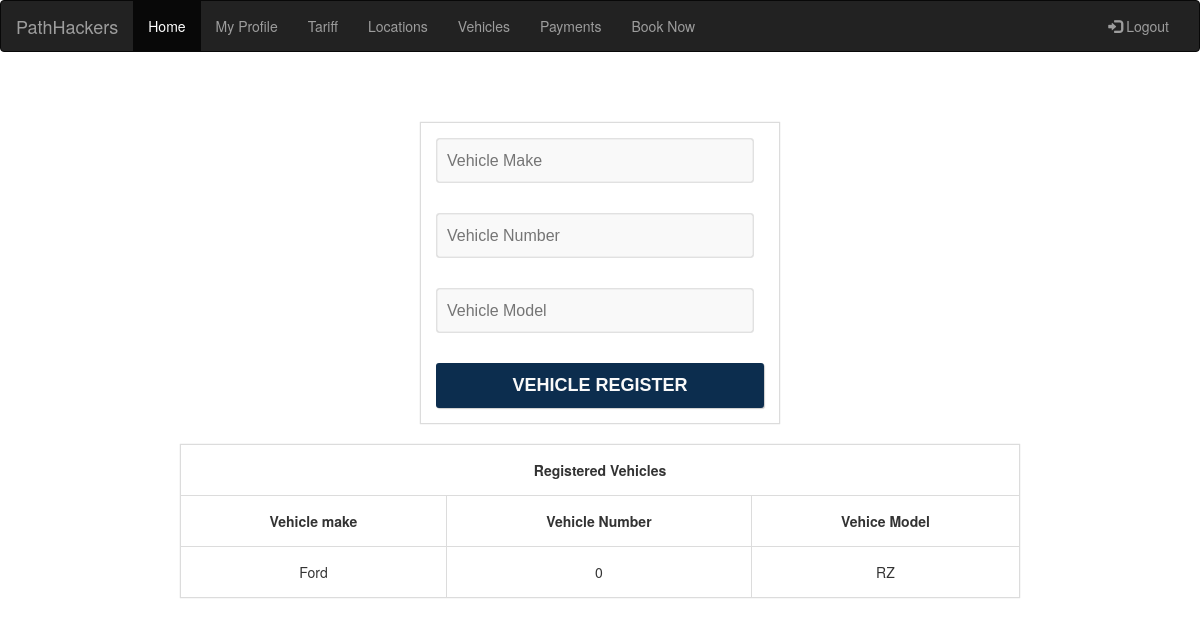
Screenshot of /PathHackers/PathHackers/vehicles.php (signed in) with the database file from the repository.
### tables this page shows
CREATE TABLE `vehicle` (
  `userId` int(11) NOT NULL,
  `vehicleMake` varchar(20) NOT NULL,
  `vehicleNumber` varchar(45) NOT NULL,
  `vehicleModel` varchar(20) DEFAULT NULL
);

### PathHackers/PathHackers/session.php (called while the page is built, shortened)
<?php
$user_check=$_SESSION['user'];
?>

### PathHackers/PathHackers/vehicles.php (the view, shortened to what this page needs)
<?php
include('config.php');
include('session.php');
		?>
<!DOCTYPE html>
<html lang="en">
<head>
  <link rel="stylesheet" href="http://maxcdn.bootstrapcdn.com/bootstrap/3.3.6/css/bootstrap.min.css">
</head>
<body>
<nav class="navbar navbar-inverse">
  <div class="container-fluid">
    <div class="navbar-header">
      <a class="navbar-brand" href="home.php">PathHackers</a>
    </div>
    <div class="collapse navbar-collapse" id="myNavbar">
      <ul class="nav navbar-nav">
        <li class="active"><a href="Home.php">Home</a></li>
        <li><a href="myprofile.php">My Profile</a></li>
        <li><a href="tariff.php">Tariff</a></li>
        <li><a href="locations.php">Locations</a></li>
        <li><a href="vehicles.php">Vehicles</a></li>
        <li><a href="Payments.php">Payments</a></li>
		<li><a href="booking.php">Book Now</a></li>
      </ul>
      <ul class="nav navbar-nav navbar-right">
        <li><a href="#"><span class="glyphicon glyphicon-log-in"></span> Logout</a></li>
      </ul>
    </div>
  </div>
</nav>
<link rel="stylesheet" href="stylesheets/style.css" type="text/css" />
</head>
<body>
<center>
<div id="login-form">
<form method="post">
<table align="center" width="30%" border="0">
<tr>
<td><input type="text" name="vmake" placeholder="Vehicle Make" required /></td>
</tr>
<tr>
<td><input type="text" name="vnumber" placeholder="Vehicle Number" required /></td>
</tr>
<tr>
<td><input type="text" name="vmodel" placeholder="Vehicle Model" required /></td>
</tr>
<tr>
<td><a href="index.php"><button type="submit" name="btn-vehicle">Vehicle Register</button></td>
</tr>
</table>
<BR>
<table align="center" width="70%" border="1">
<tr><td colspan=3 align=Center><B>Registered Vehicles</B></td></tr>
<tr>
<td align= center><b>Vehicle make</b></td>
<td align= center><b>Vehicle Number</b></td>
<td align = center><b>Vehice Model</b></td>
</tr>
<?php
$sql = "SELECT vehicleMake, vehicleNumber, vehicleModel FROM vehicle where userId=$user_check";
$result = $conn->query($sql);
if ($result->num_rows > 0) {
     while($row = $result->fetch_assoc()) {
         echo "<tr><td align=center>".$row["vehicleMake"]."</td>
		 <td align=center> ". $row["vehicleNumber"]. "</td>
		 <td align=center>" . $row["vehicleModel"] . "</td></tr>";
     }
} else {
     echo "No Vehicle is registered";
}
?>
</table>
</form>
</div>
</center>
</body>
</html>

### PathHackers/PathHackers/stylesheets/style.css (style rules this page uses)
* { margin:0; padding:0; }
#login-form { margin-top:70px; }
table { border:solid #dcdcdc 1px; padding:25px; box-shadow: 0px 0px 1px rgba(0,0,0,0.2); }
table tr,td { padding:15px; //border:solid #e1e1e1 1px; }
table tr td input { width:97%; height:45px; border:solid #e1e1e1 1px; border-radius:3px; padding-left:10px; font-family:Verdana, Geneva, sans-serif; font-size:16px; background:#f9f9f9; transition-duration:0.5s; box-shadow: inset 0px 0px 1px rgba(0,0,0,0.4); }
table tr td button { width:100%; height:45px; border:0px; background:rgba(12,45,78,11); background:-moz-linear-gradient(top, #595959 , #515151); border-radius:3px; box-shadow: 1px 1px 1px rgba(1,0,0,0.2); color:#f9f9f9; font-family:Verdana, Geneva, sans-serif; font-size:18px; font-weight:bolder; text-transform:uppercase; }
table tr td a { text-decoration:none; color:#00a2d1; font-family:Verdana, Geneva, sans-serif; font-size:18px; }

### rows the page displays
vehicle: vehicleMake "Ford", vehicleNumber "0", vehicleModel "RZ"
